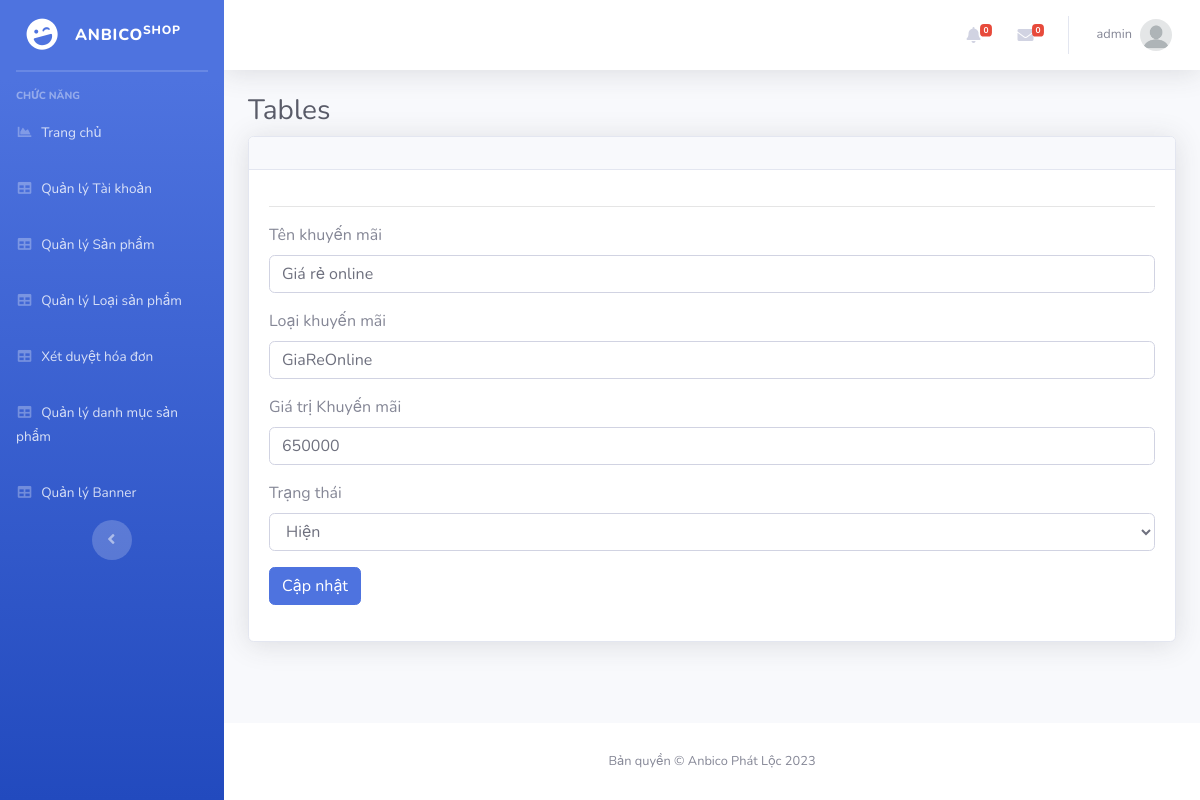
Screenshot of /admin/?mod=khuyenmai&act=edit&id=3 (signed in) with the database file from the repository.
### tables this page shows
CREATE TABLE `khuyenmai` (
  `MaKM` int(11) NOT NULL,
  `TenKM` varchar(100) NOT NULL,
  `LoaiKM` varchar(20) NOT NULL,
  `GiaTriKM` float(11,0) NOT NULL,
  `NgayBD` datetime NOT NULL,
  `TrangThai` int(11) NOT NULL
);

### Admin/MVC/controllers/KhuyenmaiController.php (called while the page is built, shortened)
<?php
class KhuyenmaiController
{
	var $khuyenmai_model;
	function __construct()
	{
		$this->khuyenmai_model = new khuyenmai();
	}
	public function edit()
	{
		$id = isset($_GET['id']) ? $_GET['id'] : 5;
		$data = $this->khuyenmai_model ->find($id);
		require_once("MVC/Views/Admin/index.php");
	}
}

### Admin/MVC/Models/connection.php (called while the page is built, shortened)
<?php
    class Connection{
        function __construct()
        {
            $this->conn = new mysqli("localhost", "root", "", "shopbike");
        }
    }
?>

### Admin/MVC/Models/model.php (called while the page is built, shortened)
<?php
require_once("connection.php");
class Model
{
    var $conn;
    var $table;
    var $contens;
    function __construct()
    {
        $conn_obj = new Connection();
        $this->conn = $conn_obj->conn;
    }
    function find($id)
    {
        $query = "select * from $this->table where $this->contens =$id";
        return $this->conn->query($query)->fetch_assoc();
    }
}

### Admin/MVC/Views/khuyenmai/edit.php (the view, shortened to what this page needs)
<hr>
<table class="table table-bordered" id="dataTable" width="100%" cellspacing="0">
    <form action="?mod=khuyenmai&act=update" method="POST" role="form" enctype="multipart/form-data">
        <div class="form-group">
            <label for="">Tên khuyến mãi</label>
            <input type="text" class="form-control" id="" placeholder="" name="TenKM" value="<?= $data['TenKM'] ?>">
        </div>
        <div class="form-group">
            <label for="">Loại khuyến mãi</label>
            <input type="text" class="form-control" id="" placeholder="" name="LoaiKM" value="<?= $data['LoaiKM'] ?>">
        </div>
        <div class="form-group">
            <label for="">Giá trị Khuyến mãi</label>
            <input type="text" class="form-control" id="" placeholder="" name="GiaTriKM" value="<?= $data['GiaTriKM'] ?>">
        </div>
        <div class="form-group">
               <label for="">Trạng thái</label>
               <select id="" name="TrangThai" class="form-control">
                    <option <?= ($data['TrangThai'] == '1')?'selected':''?> value="1"> Hiện</option>
               </select>
           </div>
        <button type="submit" class="btn btn-primary">Cập nhật</button>
    </form>
</table>

### rows the page displays
khuyenmai: TenKM "Giá rẻ online", LoaiKM "GiaReOnline", GiaTriKM "650000", TrangThai "Hiện"

### other values shown
$_SESSION['login']['TaiKhoan'] "admin"
